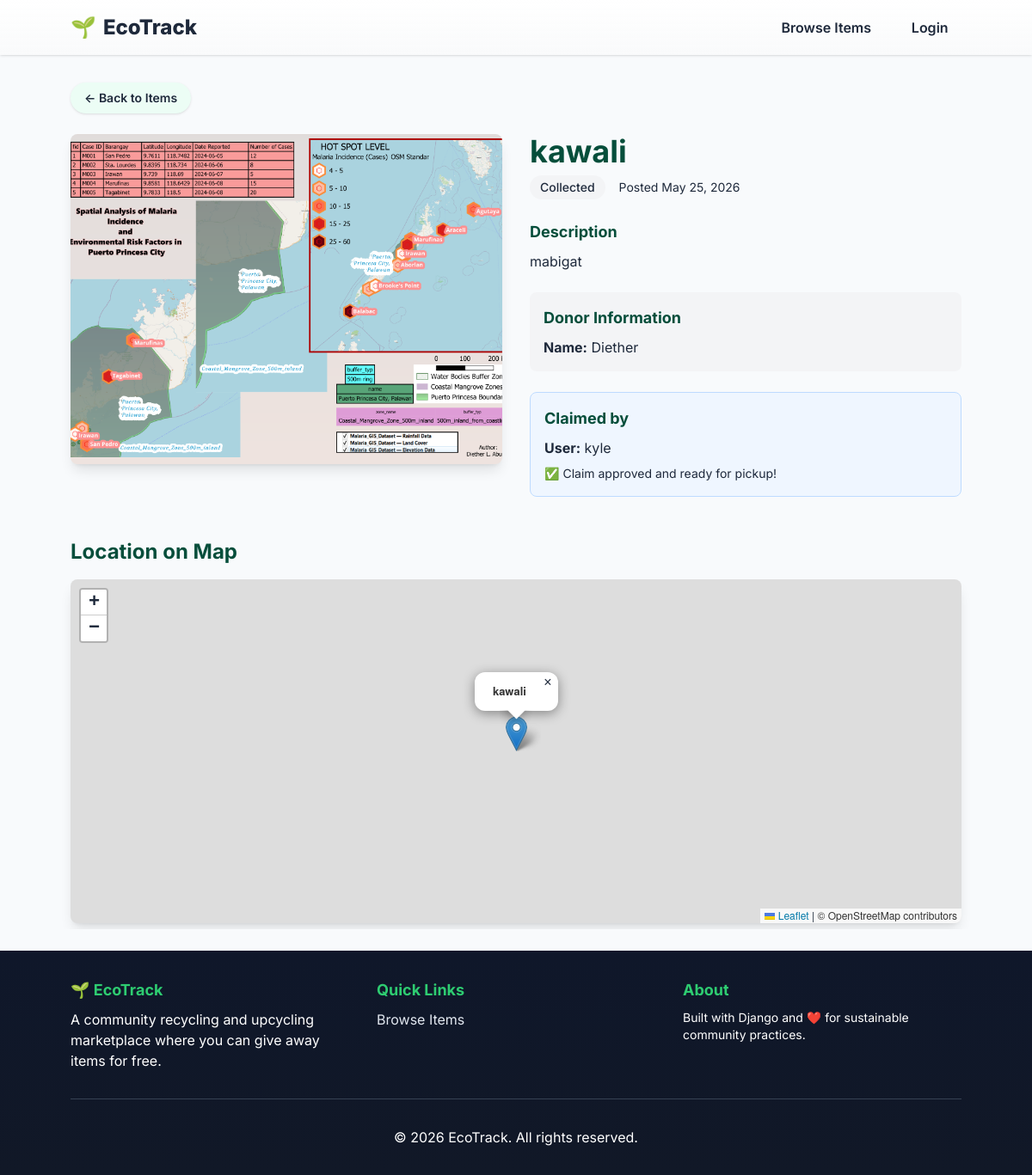
Page /items/1/ on the committed database.
### items/models.py (models this page shows, shortened)
class Item(models.Model):
    STATUS_CHOICES = [
        ('AVAILABLE', 'Available'),
        ('PENDING', 'Pending'),
        ('COLLECTED', 'Collected'),
    ]
    title = models.CharField(max_length=255)
    description = models.TextField()
    image = models.ImageField(upload_to='items/%m/%d/%Y/')
    latitude = models.DecimalField(max_digits=9, decimal_places=6)
    longitude = models.DecimalField(max_digits=9, decimal_places=6)
    address = models.CharField(max_length=255, blank=True, default='')
    contact_number = models.CharField(max_length=20, blank=True, default='')
    status = models.CharField(max_length=20, choices=STATUS_CHOICES, default='AVAILABLE')
    donor = models.ForeignKey(User, on_delete=models.CASCADE, related_name='donated_items')
    claimant = models.ForeignKey(User, on_delete=models.SET_NULL, null=True, blank=True, related_name='claimed_items')
    created_at = models.DateTimeField(auto_now_add=True)
    updated_at = models.DateTimeField(auto_now=True)
    class Meta:
        ordering = ['-created_at']

### items/views.py (the view)
# urls.py: path('<int:pk>/', views.item_detail_view, name='item_detail'),
def item_detail_view(request, pk):
    item = get_object_or_404(Item, pk=pk)
    if get_accept_format(request) == 'json':
        serializer = ItemSerializer(item)
        return JsonResponse(serializer.data)
    context = {'item': item}
    return render(request, 'items/item_detail.html', context)

### items/context_processors.py (called while the page is built)
def user_profile(request):
    if request.user.is_authenticated:
        profile, created = UserProfile.objects.get_or_create(user=request.user)
        return {'user_profile': profile}
    return {'user_profile': None}

### items/views.py (called while the page is built)
def get_accept_format(request):
    accept_header = request.META.get('HTTP_ACCEPT', 'text/html')
    format_param = request.GET.get('format', None)
    if format_param == 'json':
        return 'json'
    if 'application/json' in accept_header:
        return 'json'
    return 'html'

### templates/items/item_detail.html (shortened to what this page needs)
{% extends "base.html" %}
{% block extra_head %}
    <link rel="stylesheet" href="https://unpkg.com/leaflet@1.9.4/dist/leaflet.css" />
{% endblock %}
{% block content %}
<div class="mb-6">
    <a href="{% url 'item_list' %}" class="inline-flex items-center gap-2 rounded-full bg-emerald-50 text-emerald-700 px-4 py-2 text-sm font-semibold shadow-sm hover:bg-emerald-100 hover:text-emerald-900 transition">
        ← Back to Items
    </a>
</div>
<div class="grid grid-cols-1 lg:grid-cols-2 gap-8">
    <div>
        {% if item.image %}
            <img src="{{ item.image.url }}" alt="{{ item.title }}" class="w-full h-64 md:h-96 object-cover rounded-lg shadow-lg">
        {% else %}
            <div class="w-full h-64 md:h-96 bg-gray-200 rounded-lg flex items-center justify-center">
                <span class="text-gray-500 text-lg">No image available</span>
            </div>
        {% endif %}
    </div>
    <div class="space-y-6">
        <div>
            <h1 class="text-4xl font-bold text-gray-900 mb-2">{{ item.title }}</h1>
            <div class="flex items-center gap-4">
                <span class="inline-block px-3 py-1 rounded-full text-sm font-medium
                    {% if item.status == 'AVAILABLE' %}bg-green-100 text-green-800{% elif item.status == 'PENDING' %}bg-yellow-100 text-yellow-800{% else %}bg-gray-100 text-gray-800{% endif %}">
                    {{ item.get_status_display }}
                </span>
                <span class="text-gray-700 text-sm">Posted {{ item.created_at|date:"M d, Y" }}</span>
            </div>
        </div>
        <div>
            <h2 class="text-lg font-bold text-gray-900 mb-2">Description</h2>
            <p class="text-gray-900 whitespace-pre-wrap">{{ item.description }}</p>
        </div>
        <div class="bg-gray-100 p-4 rounded-lg">
            <h2 class="text-lg font-bold text-gray-900 mb-2">Donor Information</h2>
            <p class="text-gray-900"><strong>Name:</strong> {{ item.donor.username }}</p>
        </div>
        {% if item.claimant %}
            <div class="bg-blue-50 border border-blue-200 p-4 rounded-lg">
                <h2 class="text-lg font-bold text-gray-900 mb-2">Claimed by</h2>
                <p class="text-gray-900"><strong>User:</strong> {{ item.claimant.username }}</p>
                <p class="text-gray-800 text-sm mt-2">
                    {% if item.status == 'PENDING' %}
                        ⏳ Waiting for donor to confirm...
                    {% elif item.status == 'COLLECTED' %}
                        ✅ Claim approved and ready for pickup!
                    {% endif %}
                </p>
            </div>
        {% elif user.is_authenticated and item.donor != user and item.status == 'AVAILABLE' %}
            <button id="claimBtn" class="w-full bg-green-600 text-white py-3 rounded-lg hover:bg-green-700 transition font-bold text-lg">
                Claim This Item
            </button>
        {% elif user == item.donor %}
            <div class="bg-blue-50 border border-blue-200 p-4 rounded-lg">
                <p class="text-gray-900">This is your item. You cannot claim it.</p>
            </div>
        {% endif %}
    </div>
</div>
<div class="mt-12">
    <h2 class="text-2xl font-bold text-gray-900 mb-4">Location on Map</h2>
    <div id="map" class="rounded-lg shadow-lg"></div>
</div>
{% endblock %}

### static/css/ui.css (style rules this page uses)
:root { --bg: #f8fafc; --muted: #6b7280; --accent: #059669; --accent-600: #047857; --brand: #064e3b; --primary: #0ea5a4; --card: #ffffff; --glass: rgba(255,255,255,0.6); --radius: 0.75rem; }
html,body { height:100%; }
body { font-family: 'Inter', system-ui, -apple-system, 'Segoe UI', Roboto, 'Helvetica Neue', Arial; background:var(--bg); color:#0f172a; -webkit-font-smoothing:antialiased; -moz-osx-font-smoothing:grayscale; }
h1,h2,h3 { color:var(--brand) }
p,li,span,a { color:#1e293b }

### templates/items/item_detail.html (style rules this page uses)
#map { height: 400px; }

### rows in the picture
Item: image (picture), title "kawali", status "Collected", created_at "May 25, 2026", description "mabigat", donor.username "Diether", claimant.username "kyle"
